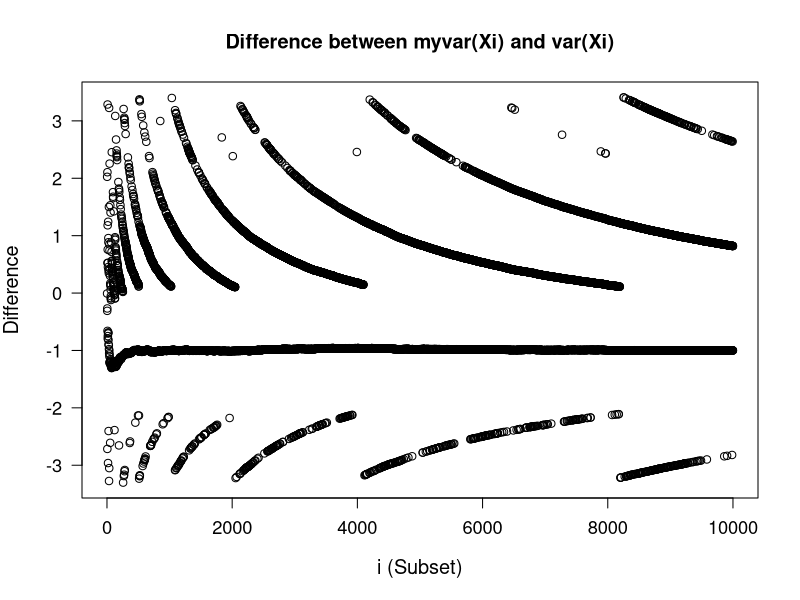
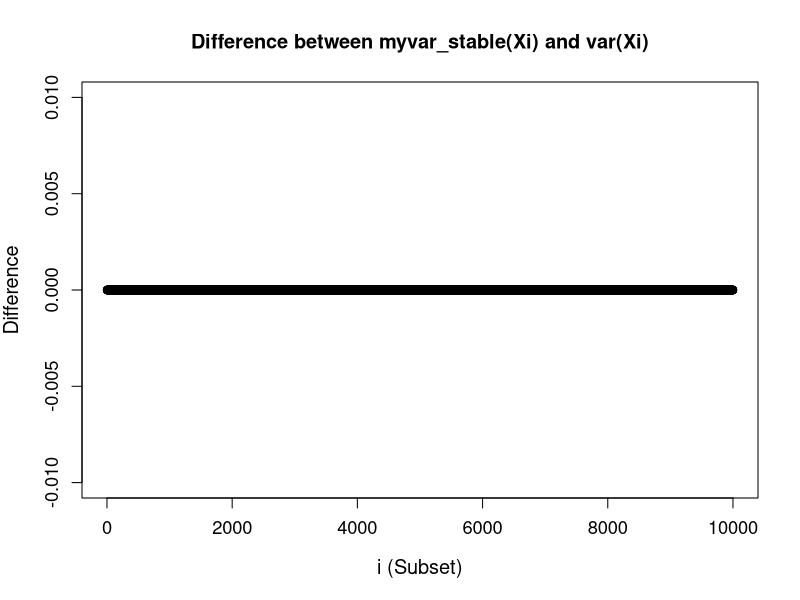

Recreate these plots in R, in order.
## ---- chunk 1
knitr::opts_chunk$set(fig.pos = 'H')
## ---- chunk 2
# -------- OPTIMIZATION ALGORITHMS --------


#' Custom Variance Calculation 
#'
#' This function calculates the variance of a numeric vector using a scaled formula to mitigate numerical instability. 
#' The data is first normalized by dividing by the maximum value, then the variance is computed using the standard formula, 
#' and finally scaled back to the original units.
#' 
#' @param x A numeric vector for which the sample variance is to be calculated.
#'
#' @return A numeric value representing the estimated variance of the input vector. 
myvar <- function(x){
  
  max_x <- max(x)
  x <- x / max_x
  
  
  n <- length(x)
  squaresum <- sum(x^2)
  sum_x <- sum(x)
  res <- (squaresum - (sum_x^2)/n)/(n-1)
  
  
  return(res * (max_x)^2)
}
## ---- chunk 3
#' Stable Variance Calculation
#'
#' This function computes the sample variance of a numeric vector {x} in a numerically stable way, 
#' by centering each element around the mean before summing the squared differences.
#' 
#' @param x A numeric vector for which the sample variance is to be calculated.
#'
#' @returns A numeric value representing the estimated variance of the input vector. 
myvar_stable <- function(x) {
  n <- length(x)
  mean_x <- mean(x)
  sum_sq_diff <- sum((x - mean_x)^2)
  return(sum_sq_diff / (n - 1))
}
## ---- chunk 4
set.seed(12345)
x <- rnorm(10000,  10^8, 1)
## ---- chunk 5
print(head(x,10))
## ---- chunk 6
myvar_res <- numeric(10000)
var_res <- numeric(10000)
Y <- numeric(10000)
i_values <- 1:10000

for (i in i_values) {
  sub_x <- x[1:i]
  myvar_res[i] <- myvar(sub_x)
  var_res[i] <- var(sub_x)
  Y[i] <- myvar_res[i] - var_res[i]
  
}
## ---- chunk 7
plot(i_values,Y, main = "Difference between myvar(Xi) and var(Xi)",
     xlab = "i (Subset)", ylab = "Difference",lwd = 1,
      cex.lab = 1.2, cex.axis = 1.1, las = 1)

## ---- chunk 8
myvar_stable_res <- numeric(10000)
var_res_2 <- numeric(10000)
Y_stable <- numeric(10000)
for (i in i_values) {
  sub_x <- x[1:i]
  myvar_stable_res[i] <- myvar_stable(sub_x)
  var_res_2[i] <- var(sub_x)
  Y_stable[i] <- myvar_stable_res[i] - var_res_2[i]
  
}
## ---- chunk 9
plot(i_values,Y_stable, main = "Difference between myvar_stable(Xi) and var(Xi)",
     xlab = "i (Subset)", ylab = "Difference",ylim = c(-0.01,0.01),lwd = 1,
      cex.lab = 1.2, cex.axis = 1.1
     )
